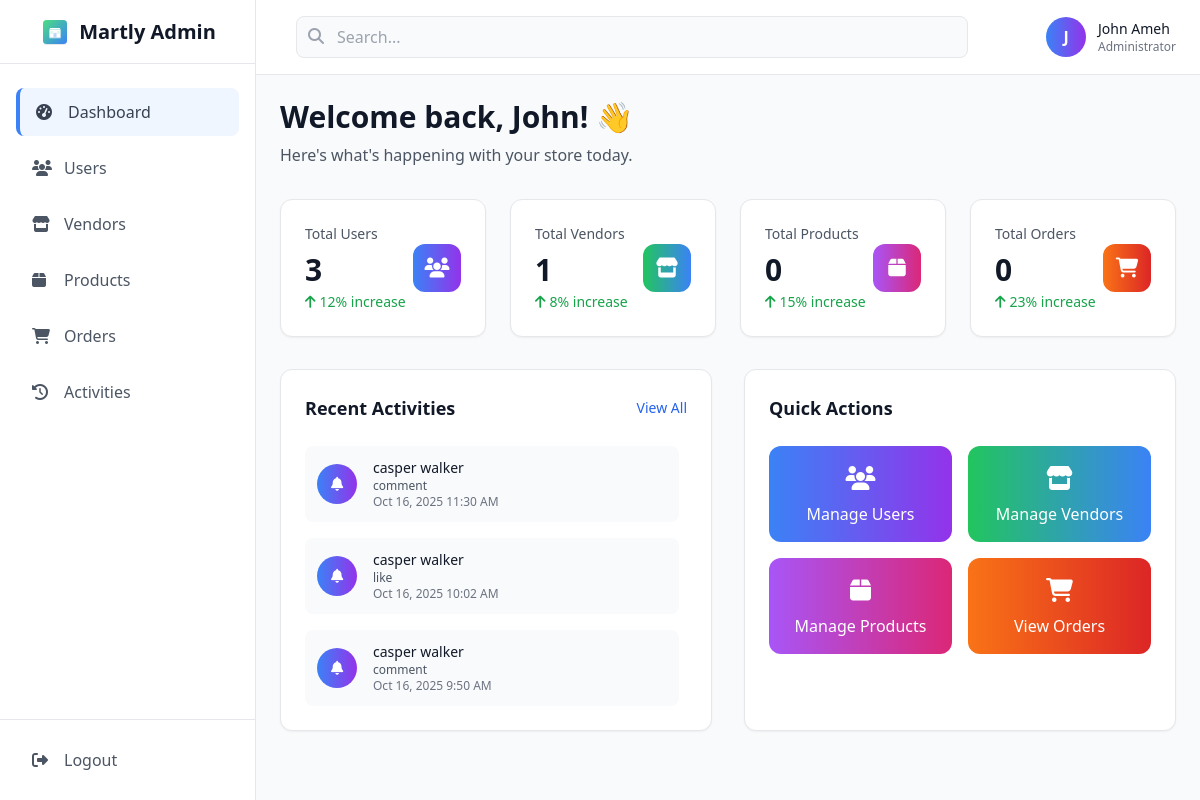
/admin/index.php (signed in), run on an earlier commit of the app's database.
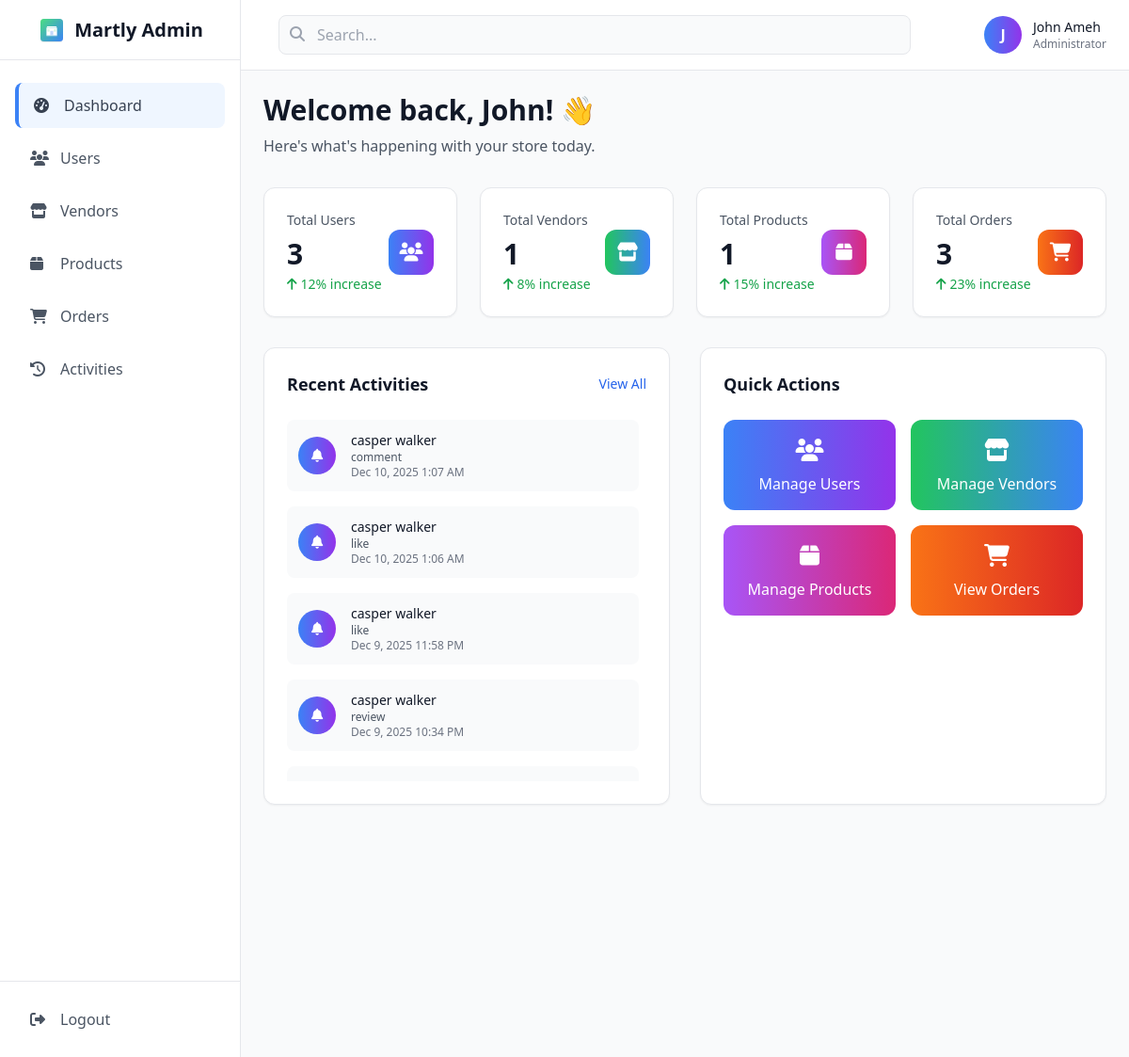
And on a later commit of the database.
### tables this page shows
CREATE TABLE `activities` (
  `id` int(11) NOT NULL,
  `user_id` int(11) NOT NULL,
  `activity_type` enum('like','comment','share','review','follow') NOT NULL,
  `reference_type` enum('post','product','user') DEFAULT NULL,
  `reference_id` int(11) DEFAULT NULL,
  `actor_username` varchar(255) NOT NULL,
  `is_read` tinyint(1) DEFAULT 0,
  `created_at` timestamp NOT NULL DEFAULT current_timestamp(),
  `actor_id` int(11) DEFAULT NULL
);

CREATE TABLE `users` (
  `id` int(11) NOT NULL,
  `username` varchar(50) NOT NULL,
  `email` varchar(100) NOT NULL,
  `password` varchar(255) NOT NULL,
  `first_name` varchar(50) DEFAULT NULL,
  `last_name` varchar(50) DEFAULT NULL,
  `profile_picture` varchar(255) DEFAULT NULL,
  `user_type` enum('customer','vendor','admin') DEFAULT 'customer',
  `referral_code` varchar(20) DEFAULT NULL,
  `referred_by` int(11) DEFAULT NULL,
  `created_at` timestamp NOT NULL DEFAULT current_timestamp(),
  `updated_at` timestamp NOT NULL DEFAULT current_timestamp() ON UPDATE current_timestamp(),
  `referred_count` int(11) DEFAULT 0
);

### includes/config.php (called while the page is built, shortened)
<?php
try {
    $pdo = new PDO("mysql:host=" . DB_HOST . ";dbname=" . DB_NAME, DB_USER, DB_PASS);
    $pdo->setAttribute(PDO::ATTR_ERRMODE, PDO::ERRMODE_EXCEPTION);
    $pdo->setAttribute(PDO::ATTR_DEFAULT_FETCH_MODE, PDO::FETCH_ASSOC);
} catch (PDOException $e) {
    die("Connection failed: " . $e->getMessage());
}
function isLoggedIn()
{
    return isset($_SESSION['user_id']);
}
function getCurrentUser()
{
    global $pdo;
    if (isLoggedIn()) {
        $stmt = $pdo->prepare("SELECT * FROM users WHERE id = ?");
        $stmt->execute([$_SESSION['user_id']]);
        return $stmt->fetch();
    }
    return null;
}

### admin/includes/topbar.php (called while the page is built, shortened)
<?php
$currentUser = getCurrentUser();
?>

### admin/index.php (the view, shortened to what the changed rows need)
<?php
require_once '../includes/config.php';
$totalProducts = 0;
$totalOrders = 0;
$recentActivities = [];
try {
    $stmt = $pdo->prepare("SELECT COUNT(*) as total_products FROM products");
    $stmt->execute();
    $result = $stmt->fetch(PDO::FETCH_ASSOC);
    $totalProducts = $result ? $result['total_products'] : 0;
    $stmt = $pdo->prepare("SELECT COUNT(*) as total_orders FROM orders WHERE status != 'cancelled'");
    $stmt->execute();
    $result = $stmt->fetch(PDO::FETCH_ASSOC);
    $totalOrders = $result ? $result['total_orders'] : 0;
    $stmt = $pdo->prepare("
        SELECT a.*, u.first_name, u.last_name
        FROM activities a
        LEFT JOIN users u ON a.user_id = u.id
        ORDER BY a.created_at DESC
        LIMIT 10
    ");
    $stmt->execute();
    $recentActivities = $stmt->fetchAll(PDO::FETCH_ASSOC);
} catch (PDOException $e) {
    $error = "Error loading dashboard data: " . $e->getMessage();
    error_log("Admin Dashboard Error: " . $e->getMessage());
}
?>
<!DOCTYPE html>
<html lang="en">
<head>
    <script src="https://cdn.tailwindcss.com"></script>
    <link rel="stylesheet" href="https://cdnjs.cloudflare.com/ajax/libs/font-awesome/6.4.0/css/all.min.css">
    <link rel="stylesheet" href="/assets/css/style.css">
</head>
<body>
<div class="min-h-screen bg-gray-50">
    <div class="ml-0 lg:ml-64">
        <?php include 'includes/topbar.php'; ?>
        <main class="p-6">
            <div class="mb-8">
                <h1 class="text-3xl font-bold text-gray-900">Welcome back, <?php echo htmlspecialchars($currentUser['first_name']); ?>! 👋</h1>
            </div>
            <div class="grid grid-cols-1 md:grid-cols-2 lg:grid-cols-4 gap-6 mb-8">
                <div class="bg-white rounded-xl shadow-sm border border-gray-200 p-6">
                    <div class="flex items-center justify-between">
                        <div>
                            <p class="text-gray-600 text-sm font-medium">Total Products</p>
                            <h3 class="text-3xl font-bold text-gray-900 mt-2"><?php echo number_format($totalProducts); ?></h3>
                            <p class="text-green-600 text-sm mt-1 flex items-center">
                                <i class="fas fa-arrow-up mr-1"></i>
                                15% increase
                            </p>
                        </div>
                    </div>
                </div>
                <div class="bg-white rounded-xl shadow-sm border border-gray-200 p-6">
                    <div class="flex items-center justify-between">
                        <div>
                            <p class="text-gray-600 text-sm font-medium">Total Orders</p>
                            <h3 class="text-3xl font-bold text-gray-900 mt-2"><?php echo number_format($totalOrders); ?></h3>
                            <p class="text-green-600 text-sm mt-1 flex items-center">
                                <i class="fas fa-arrow-up mr-1"></i>
                                23% increase
                            </p>
                        </div>
                    </div>
                </div>
            </div>
            <div class="grid grid-cols-1 lg:grid-cols-2 gap-8">
                <div class="bg-white rounded-xl shadow-sm border border-gray-200 p-6">
                    <div class="space-y-4 max-h-96 overflow-y-auto pr-2">
                        <?php if (empty($recentActivities)): ?>
                            <div class="text-center py-8">
                                <i class="fas fa-history text-gray-300 text-4xl mb-3"></i>
                                <p class="text-gray-500">No activities yet</p>
                            </div>
                        <?php else: ?>
                            <?php foreach ($recentActivities as $activity): ?>
                                <div class="flex items-center space-x-4 p-3 bg-gray-50 rounded-lg">
                                    <div class="w-10 h-10 bg-gradient-to-r from-blue-500 to-purple-600 rounded-full flex items-center justify-center">
                                        <i class="fas fa-bell text-white text-sm"></i>
                                    </div>
                                    <div class="flex-1">
                                        <p class="text-gray-900 text-sm font-medium">
                                            <?php echo htmlspecialchars($activity['first_name'] . ' ' . $activity['last_name']); ?>
                                        </p>
                                        <p class="text-gray-600 text-xs">
                                            <?php echo htmlspecialchars($activity['activity_type']); ?>
                                        </p>
                                        <p class="text-gray-500 text-xs">
                                            <?php echo date('M j, Y g:i A', strtotime($activity['created_at'])); ?>
                                        </p>
                                    </div>
                                </div>
                            <?php endforeach; ?>
                        <?php endif; ?>
                    </div>
                </div>
            </div>
        </main>
    </div>
</div>
</body>
</html>

What changed in the data, as far as the page shows it:
no longer on this page (row unchanged): activities: user.last_name "casper walker", activity_type "comment", created_at "Oct 16, 2025 11:30 AM"
no longer on this page (row unchanged): activities: user.last_name "casper walker", activity_type "like", created_at "Oct 16, 2025 10:02 AM"
no longer on this page (row unchanged): activities: user.last_name "casper walker", activity_type "comment", created_at "Oct 16, 2025 9:50 AM"
added activities: user.last_name "casper walker", activity_type "comment", created_at "Dec 10, 2025 1:07 AM"
added activities: user.last_name "casper walker", activity_type "like", created_at "Dec 10, 2025 1:06 AM"
added activities: user.last_name "casper walker", activity_type "like", created_at "Dec 9, 2025 11:58 PM"
added activities: user.last_name "casper walker", activity_type "review", created_at "Dec 9, 2025 10:34 PM"
Also different on the page:
$totalProducts: "0" → "1"
$totalOrders: "0" → "3"
